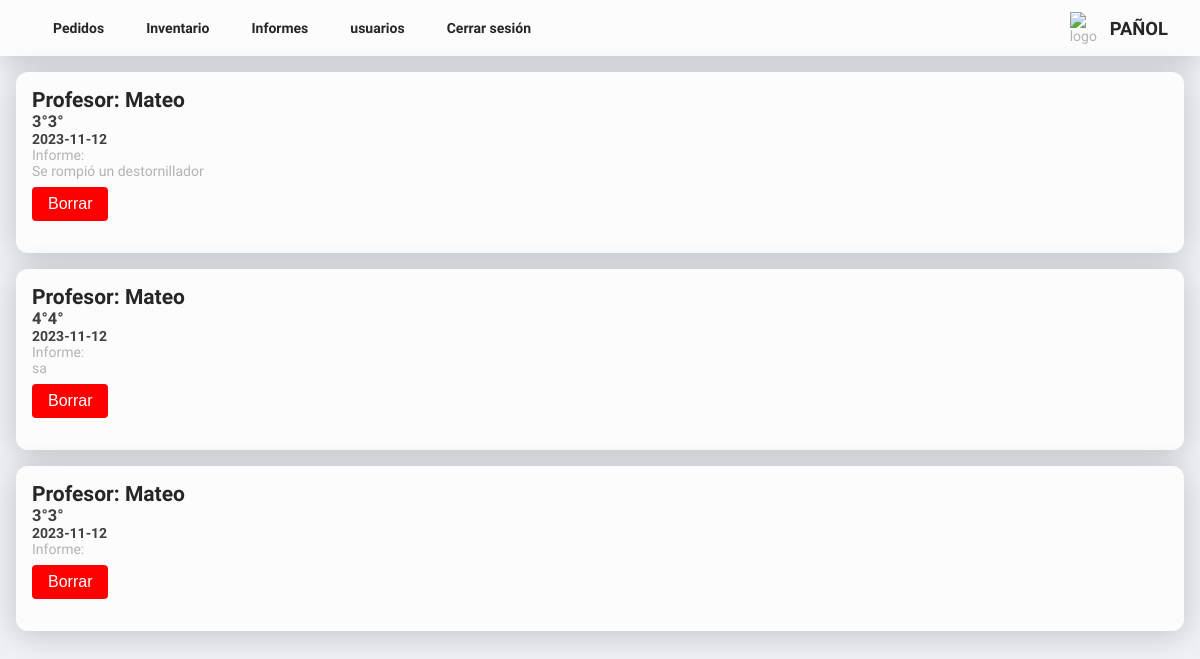
The app's page /pages/reports.php (signed in) with its own data.
### tables this page shows
CREATE TABLE `informes` (
  `id` int(11) NOT NULL,
  `profesor` varchar(255) DEFAULT NULL,
  `curso` varchar(7) DEFAULT NULL,
  `texto` text DEFAULT NULL,
  `fecha` date DEFAULT NULL
);

### pages/reports.php (the view, shortened to what this page needs)
<?php
include('../php/connect_bd.php');
?>
<!DOCTYPE html>
<html lang="en">
<head>
  <link href="https://cdn.jsdelivr.net/npm/remixicon@3.4.0/fonts/remixicon.css" rel="stylesheet" />
  <link rel="stylesheet" href="../assets/css/style.css">
</head>
<body>
<header class="hero">
    <nav class="nav">
      <ul class="nav__list">
        <li class="nav__iteam">
          <a href="orders.php" class="nav__link">Pedidos</a>
        </li>
        <li class="nav__iteam">
          <a href="inventory.php" class="nav__link">Inventario</a>
        </li>
        <?php
    $allowedRoles = ['admin', 'panol'];
    if (in_array($_SESSION['rol'], $allowedRoles)) {
        echo '<li class="nav__iteam">
        <a href="reports.php" class="nav__link">Informes</a>
      </li>';
    }
    $allowedRoles = ['admin'];
    if (in_array($_SESSION['rol'], $allowedRoles)){
      echo '<li class="nav__iteam">
      <a href="users.php" class="nav__link">usuarios</a>
    </li>';
    }
    ?>
        <li class="nav__iteam">
          <a href="../php/logout.php" class="nav__link">Cerrar sesión</a>
        </li>
      </ul>
    </nav>
    <div class="hero__logo hero__logo-0">
      <img class="hero__logo-img" src="https://avatars.githubusercontent.com/u/6693385?s=200&v=4" alt="logo" />
      <h2 class="title__hero">Pañol</h2>
    </div>
  </header>
 <?php
$sql = "SELECT profesor, curso, fecha, texto, id FROM informes";
$result = $conexion->query($sql);
if ($result->num_rows > 0) {
    while ($row = $result->fetch_assoc()) {
        echo '<section class="inform__section">';
        echo '<div class="card__inform card">';
        echo '<div class="info__inform">';
        echo '<h2 class="title__inform">Profesor: ' . $row['profesor'] . '</h2>';
        echo '<h3 class="curso__inform">' . $row['curso'] . '</h3>';
        echo '<h4 class="curso__inform">' . $row['fecha'] . '</h4>';
        echo '</div>';
        echo '<div class="div__inform">';
        echo '<p class="paragraph__inform">Informe:</p>';
        echo '<div class="text__inform">';
        echo '<p>' . $row['texto'] . '</p>';
        echo '<div>';
        echo '<a href="../php/deleteReport.php?id_informe=' . $row['id'] . '"><button class="btn__blue-red">Borrar</button></a>';
        echo '</div>';
        echo '</div>';
        echo '</div>';
        echo '</section>';
    }
} else {
    echo "No se encontraron informes.";
}
?>
</body>
</html>

### assets/css/style.css (style rules this page uses)
:root { --main-background: hsl(215, 31%, 95%); --card-background: hsl(0, 0%, 99%); --title-color: hsl(0, 0%, 15%); --sub-title-color: hsl(0, 0%, 25%); --grey-text: hsl(215, 10%, 25%); --text-color: hsl(0, 0%, 70%); --text-white: hsl(0, 25%, 97%); --grey: hsl(215, 10%, 62%); --grey-hover: hsl(215, 10%, 50%); --grey-ultra-light: hsl(215, 10%, 85%); --btn-blue:hsl(215, 100%, 50%); --btn-blue-hover:hsl(215, 100%, 35%); --heebo: "heebo"; --font-regular: 400; --font-medium: 500; --font-semi-bold: 600; --font-bold: 700; --fs-2: 2rem; --fs-1-5: 1.5rem; --fs-1-15: 1.15rem; --fs-1: 1rem; --fs-0-8: 0.8rem; --border-radius-cards: 0.75rem; --shadow-color: rgba(0, 0, 0, 0.2); --box-shadow: 0px 4px 32px var(--shadow-color); --mb-0-25: 0.25rem; --mb-0-5: 0.5rem; --mb-0-75: 0.75rem; --mb-1: 1rem; --mb-1-25: 1.25rem; --mb-1-5: 1.5rem; --mb-2: 2rem; --mb-2-5: 2.5rem; --transition: color 0.4s, background-color 0.4s ease-in-out; --border-radius-btn: 4px; }
* { box-sizing: border-box; padding: 0; margin: 0; }
html { scroll-behavior: smooth; }
body { color: var(--text-color); background: var(--main-background); font-size: 14px; font-family: var(--heebo); }
a { text-decoration: none; cursor: pointer; }
.card { background-color: var(--card-background); border-radius: var(--border-radius-cards); margin: 1rem; padding: 1rem; box-shadow: var(--box-shadow); }
.btn__blue-red { margin-top: var(--mb-0-5); padding: var(--mb-0-5) var(--mb-1); font-size: var(--fs-1); border: none; border-radius: var(--border-radius-btn); cursor: pointer; margin-bottom: 1rem; color: white; background-color: hsl(0, 100%, 50%); }
.hero { width: 100%; height: 7vh; background-color: var(--card-background); padding: 0 var(--mb-2); display: flex; align-items: center; justify-content: space-between; margin: 0 auto; box-shadow: var(--box-shadow); }
.hero__logo { display: flex; }
.hero__logo-0 { align-items: center; display: flex; justify-content: center; }
.hero__logo-img { display: inline; width: 35px; margin-right: 5px; }
.title__hero { font-size: var(--fs-1-15); font-weight: var(--font-bold); text-transform: uppercase; color: var(--title-color); }
.nav__list { display: flex; list-style: none; }
.nav__iteam { display: block; }
.nav__link { color: var(--title-color); margin: 5px; font-weight: var(--font-semi-bold); padding: var(--mb-0-25) var(--mb-1); border-radius: var(--border-radius-cards); transition: var(--transition); }
.title__inform { color: var(--title-color); }
.curso__inform { color: var(--sub-title-color); }

### records on screen
informes: profesor "Mateo", curso "3°3°", fecha "2023-11-12", texto "Se rompió un destornillador"
informes: profesor "Mateo", curso "4°4°", fecha "2023-11-12", texto "sa"
informes: profesor "Mateo", curso "3°3°", fecha "2023-11-12"
